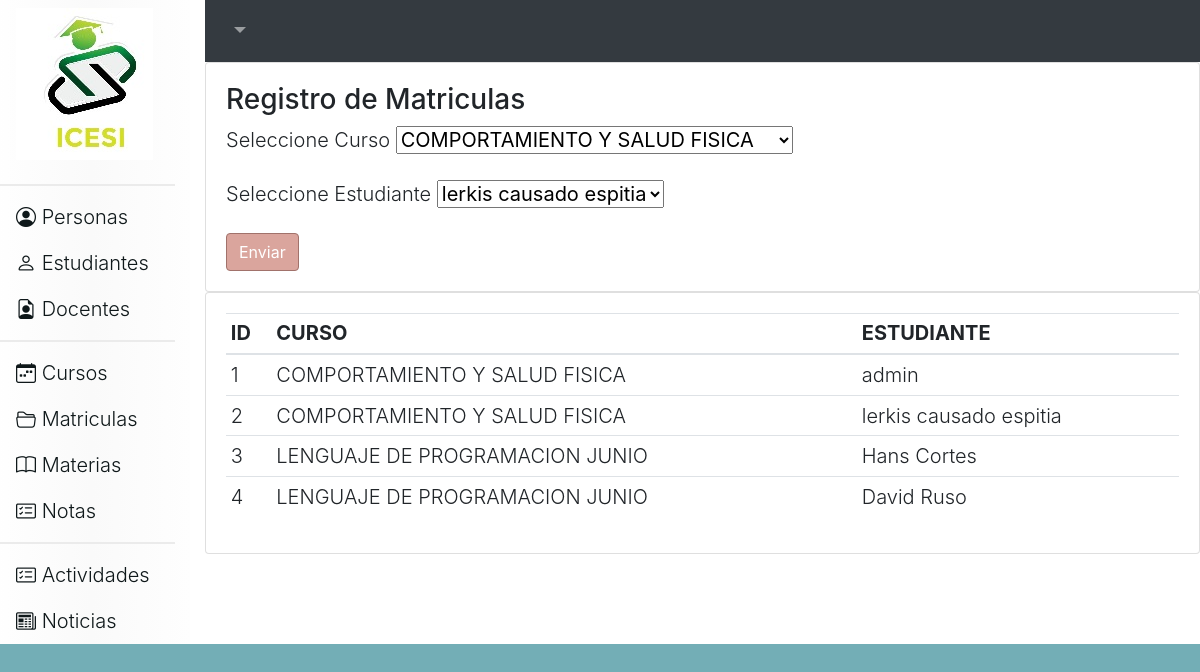
Page /matriculas on the earlier database version.
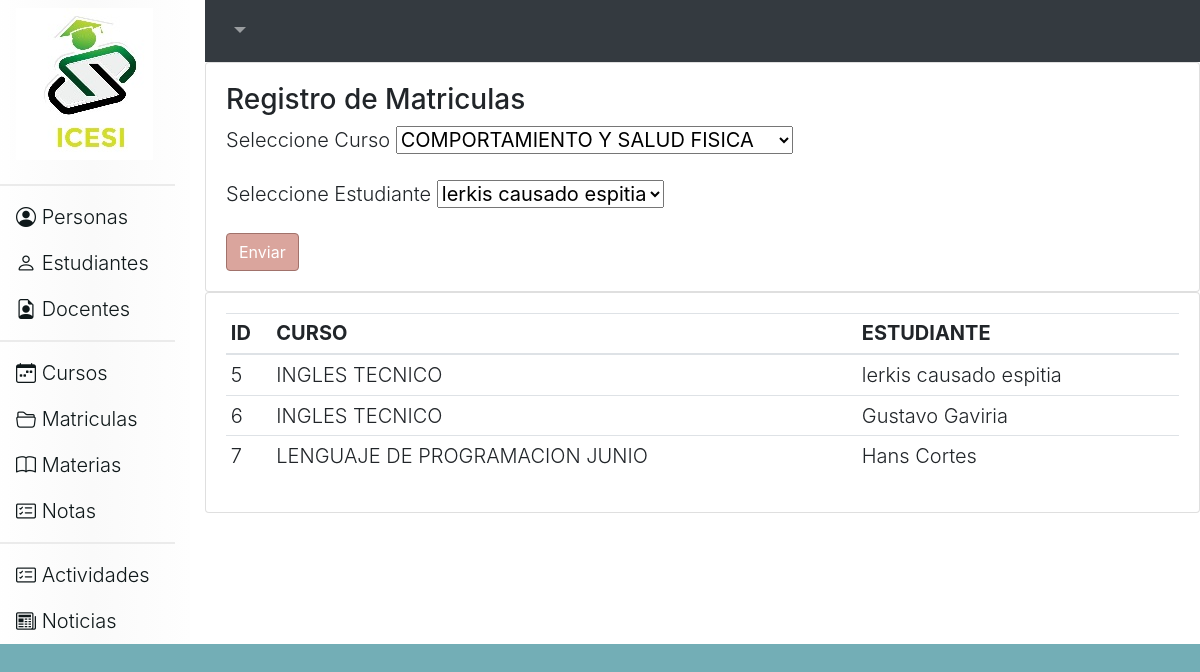
Same page on the later database version.
### tables this page shows
CREATE TABLE `matriculas` (
  `id` integer PRIMARY KEY AUTOINCREMENT,
  `id_curso` integer NOT NULL,
  `id_estudiante` integer NOT NULL
  
);

CREATE TABLE `cursos` (
  `id` integer NOT NULL,
  `nombre_curso` char(30) DEFAULT NULL,
  PRIMARY KEY (`id`)
);

CREATE TABLE user (id integer PRIMARY KEY AUTOINCREMENT, nombre_usuario char (50) NOT NULL, telefono INTEGER (20), correo VARCHAR (30), direccion VARCHAR (50), id_rol integer NOT NULL);

### app.py (the view)
@app.route('/matriculas',methods=('GET','POST'))
def matriculas():
    if request.method == 'POST':
        idCurso=request.form.get('cboCurso')
        idEstudiante=request.form.get('cboEstudiante')
        r=controller.MatriculaGuardar(idCurso,idEstudiante)
    responseCurso=controller.CursosListar()
    responseEstudiante=controller.PersonaListar('ESTUDIANTE')
    response=controller.MatriculaListar()
    return render_template('matriculas.html',listaCurso=responseCurso, listaEstudiante=responseEstudiante,lista=response)

### controller.py (called while the page is built)
def Conectar():
    conexion= sqlite3.connect("ciclo3db.db")
    return conexion

def PersonaListar(rol):
    conn= Conectar()
    cursor= conn.execute("select `user`.id, `user`.nombre_usuario from `user` inner join roles on (`user`.id_rol=roles.id) where roles.nombre='"+rol+"';")
    return cursor.fetchall() #item
    conn.close()

def CursosListar():
    conn= Conectar()
    cursor= conn.execute("SELECT * FROM CURSOS")
    return cursor.fetchall() #item
    conn.close()

def MatriculaListar():
    conn= Conectar()
    cursor= conn.execute("select matriculas.id, cursos.nombre_curso,`user`.nombre_usuario from matriculas inner join cursos on (matriculas.id_curso=cursos.id) inner join `user` on (matriculas.id_estudiante=`user`.id)")
    return cursor.fetchall() #item
    conn.close()

### templates/matriculas.html (shortened to what this page needs)
{% extends 'head.html' %}
{% block contenido %}
    <nav class="navbar navbar-expand-lg navbar-dark bg-dark justify-content-end">
        <div class="collapse navbar-collapse" id="navbarNavDropdown">
            <ul class="navbar-nav">
                <li class="nav-item dropdown">
                    <a class="nav-link dropdown-toggle" href="#" id="navbarDropdownMenuLink" data-toggle="dropdown" aria-haspopup="true" aria-expanded="false">{% print(usuario) %}
                    </a>
                </li>
            </ul>
        </div>
    </nav>
    <div class="card">
        <div class="card-body">
            <h3>Registro de Matriculas</h3>
            <form action="/matriculas" method="POST">
                <div class="form-group">
                    <label for="exampleFormControlInput1">Seleccione Curso</label>
                    <select name="cboCurso">
                        {% for item in listaCurso %}
                            <option value="{{ item[0] }}">{{ item[1] }}</option>
                        {% endfor %}
                    </select>
                </div>
                <div class="form-group">
                    <label for="exampleFormControlInput1">Seleccione Estudiante</label>
                    <select name="cboEstudiante">
                        {% for item in listaEstudiante %}
                            <option value="{{ item[0] }}">{{ item[1] }}</option>
                        {% endfor %}
                    </select>
                </div>
                <button type="submit" class="asignar-deco btn btn-primary">Enviar</button>
            </form>
        </div>
    </div>
    <div class="card">
        <div class="card-body">
            <table class="table table-sm">
                <thead>
                    <tr>
                        <th>ID</th>
                        <th>CURSO</th>
                        <th>ESTUDIANTE</th>
                    </tr>
                </thead>
                <tbody>
                    {% for item in lista %}
                    <tr>
                        <td>{% print(item[0])%}</td>
                        <td>{% print(item[1])%}</td>
                        <td>{% print(item[2])%}</td>
                    </tr>
                    {% endfor %}
                </tbody>
            </table>
        </div>
    </div>
{% endblock %}

Differences in the rows shown:
removed matriculas: id "1"
no longer on this page (row unchanged): cursos: nombre_curso "COMPORTAMIENTO Y SALUD FISICA"
no longer on this page (row unchanged): user: nombre_usuario "admin"
removed matriculas: id "2", {{ print(item[2]) }} "lerkis causado espitia"
removed matriculas: id "3", {{ print(item[1]) }} "LENGUAJE DE PROGRAMACION JUNIO", {{ print(item[2]) }} "Hans Cortes"
removed matriculas: id "4", {{ print(item[1]) }} "LENGUAJE DE PROGRAMACION JUNIO"
no longer on this page (row edited): user: nombre_usuario "David Ruso"
added matriculas: id "5", {{ print(item[2]) }} "lerkis causado espitia"
added cursos: nombre_curso "INGLES TECNICO"
added matriculas: id "6"
now on this page (row edited): user: nombre_usuario "Gustavo Gaviria"
added matriculas: id "7", {{ print(item[1]) }} "LENGUAJE DE PROGRAMACION JUNIO", {{ print(item[2]) }} "Hans Cortes"
